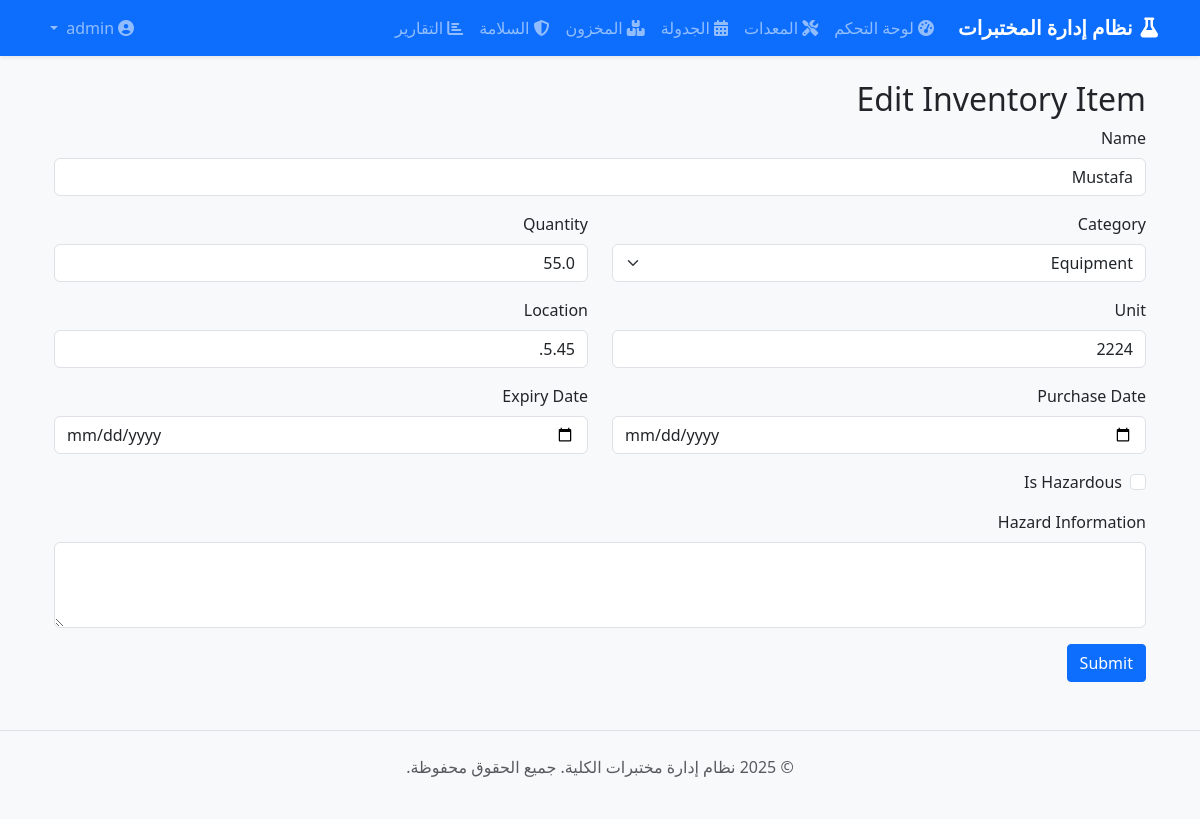
Page /edit/1 (signed in) on the committed database.
### models/models.py (models this page shows, shortened)
class InventoryItem(db.Model):
    id = db.Column(db.Integer, primary_key=True)
    name = db.Column(db.String(100), nullable=False)
    category = db.Column(db.String(50))  # Chemical, Equipment, Consumable, etc.
    quantity = db.Column(db.Float)
    unit = db.Column(db.String(20))  # g, ml, pieces, etc.
    location = db.Column(db.String(100))
    minimum_quantity = db.Column(db.Float)
    is_hazardous = db.Column(db.Boolean, default=False)
    hazard_information = db.Column(db.Text)
    purchase_date = db.Column(db.Date)
    expiry_date = db.Column(db.Date)
    supplier = db.Column(db.String(100))

### controllers/inventory.py (the view, shortened to what this page needs)
@inventory_bp.route('/edit/<int:id>', methods=['GET', 'POST'])
@login_required
def edit(id):
    item = InventoryItem.query.get_or_404(id)
    form = InventoryItemForm(obj=item)
    return render_template('inventory/form.html', title='Edit Inventory Item', form=form)

### controllers/inventory.py
class InventoryItemForm(FlaskForm):
    name = StringField('Name', validators=[DataRequired()])
    category = SelectField('Category', choices=[
        ('Chemical', 'Chemical'),
        ('Equipment', 'Equipment'),
        ('Consumable', 'Consumable'),
        ('Glassware', 'Glassware'),
        ('Other', 'Other')
    ])
    quantity = FloatField('Quantity', validators=[DataRequired()])
    unit = StringField('Unit', validators=[DataRequired()])
    location = StringField('Location')
    minimum_quantity = FloatField('Minimum Quantity')
    is_hazardous = BooleanField('Is Hazardous')
    hazard_information = TextAreaField('Hazard Information')
    purchase_date = DateField('Purchase Date', format='%Y-%m-%d', validators=[Optional()])
    expiry_date = DateField('Expiry Date', format='%Y-%m-%d', validators=[Optional()])
    supplier = StringField('Supplier')
    submit = SubmitField('Submit')

### templates/inventory/form.html (shortened to what this page needs)
{% extends 'base.html' %}
{% block content %}
<div class="container mt-4">
    <h2>{{ title }}</h2>
    <form method="POST">
        <div class="mb-3">
            {{ form.name.label(class="form-label") }}
            {{ form.name(class="form-control") }}
        </div>
        <div class="row">
            <div class="col-md-6">
                <div class="mb-3">
                    {{ form.category.label(class="form-label") }}
                    {{ form.category(class="form-select") }}
                </div>
            </div>
            <div class="col-md-6">
                <div class="mb-3">
                    {{ form.quantity.label(class="form-label") }}
                    {{ form.quantity(class="form-control") }}
                </div>
            </div>
        </div>
        <div class="row">
            <div class="col-md-6">
                <div class="mb-3">
                    {{ form.unit.label(class="form-label") }}
                    {{ form.unit(class="form-control") }}
                </div>
            </div>
            <div class="col-md-6">
                <div class="mb-3">
                    {{ form.location.label(class="form-label") }}
                    {{ form.location(class="form-control") }}
                </div>
            </div>
        </div>
        <div class="row">
            <div class="col-md-6">
                <div class="mb-3">
                    {{ form.purchase_date.label(class="form-label") }}
                    {{ form.purchase_date(class="form-control") }}
                </div>
            </div>
            <div class="col-md-6">
                <div class="mb-3">
                    {{ form.expiry_date.label(class="form-label") }}
                    {{ form.expiry_date(class="form-control") }}
                </div>
            </div>
        </div>
        <div class="mb-3 form-check">
            {{ form.is_hazardous(class="form-check-input") }}
            {{ form.is_hazardous.label(class="form-check-label") }}
        </div>
        <div class="mb-3">
            {{ form.hazard_information.label(class="form-label") }}
            {{ form.hazard_information(class="form-control", rows=3) }}
        </div>
        <button type="submit" class="btn btn-primary">{{ form.submit.label }}</button>
    </form>
</div>
{% endblock %}

### static/css/style.css (style rules this page uses)
body { font-family: 'Segoe UI', Tahoma, Geneva, Verdana, sans-serif; background-color: #f8f9fa; }
.btn { border-radius: 0.25rem; }
.btn-primary { background-color: #0d6efd; border-color: #0d6efd; }

### rows in the picture
InventoryItem: name "Mustafa", category "Equipment", quantity "55.0", unit "2224", location "5.45."

### other values in the picture
{{ title }} "Edit Inventory Item"
